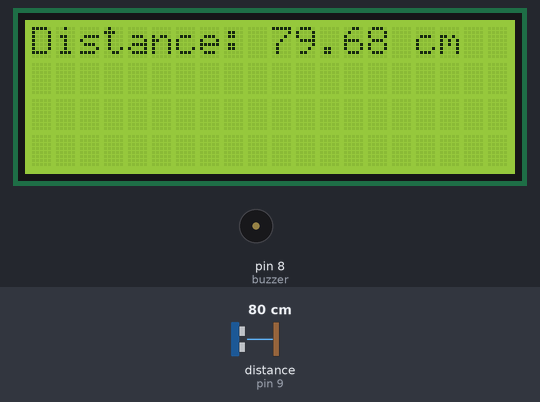
This sketch was run on a simulated Arduino Uno, built with avr-gcc and run on an emulated ATmega328P. On the bench: 20×4 character LCD, buzzer (waves = sounding, pin HIGH). Wiring (inferred from the names in the program): ultrasonic range finder: trigger pin 10; echo pin 9. The inputs (shaded band) are chosen by the test bench; at power-on: distance to the obstacle (sensor on pin 9) 80 cm. The echo pulse lasts 58.3 µs per cm; pins used as bus, display or sensor lines are not drawn; what the sketch prints to the serial monitor is not drawn.

Above: at 1.2 s.
1.3 s: distance to the obstacle (sensor on pin 9) set to 24 cm
At 1.87 s:
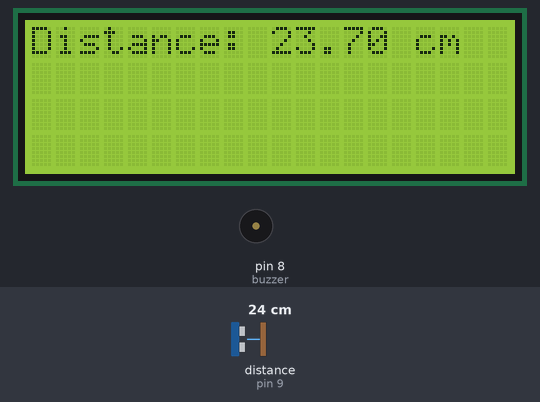
2.9 s: distance to the obstacle (sensor on pin 9) set to 19 cm
At 4.4 s:
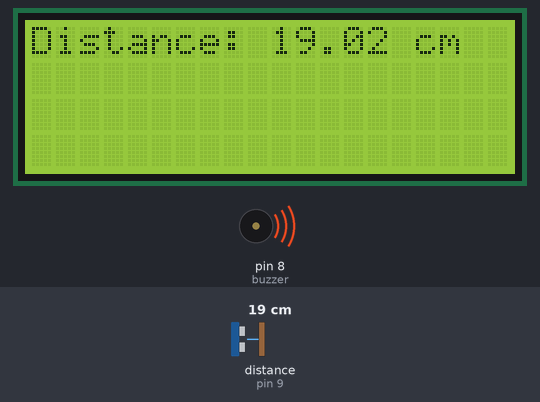
5.9 s: distance to the obstacle (sensor on pin 9) set to 2 cm
At 8.3 s:
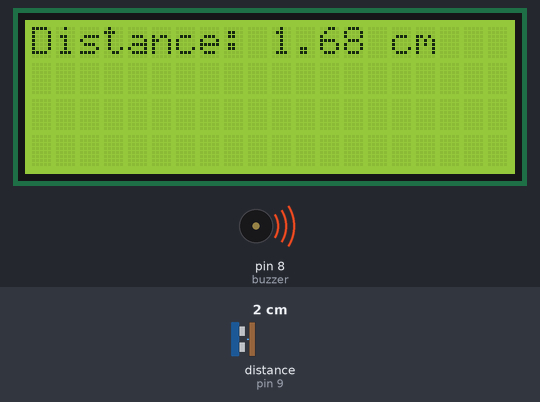
8.7 s: distance to the obstacle (sensor on pin 9) set to 120 cm
At 10.0 s:
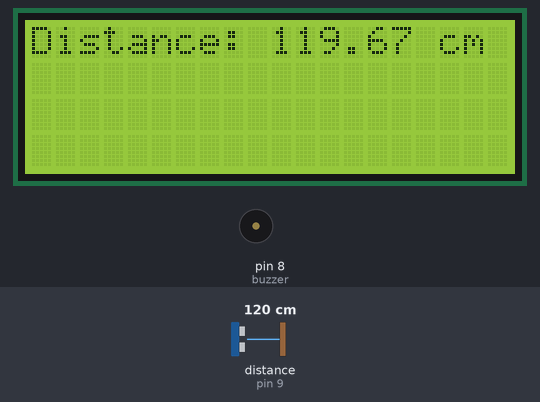
10.4 s: distance to the obstacle (sensor on pin 9) set to 4 cm
At 11.8 s:
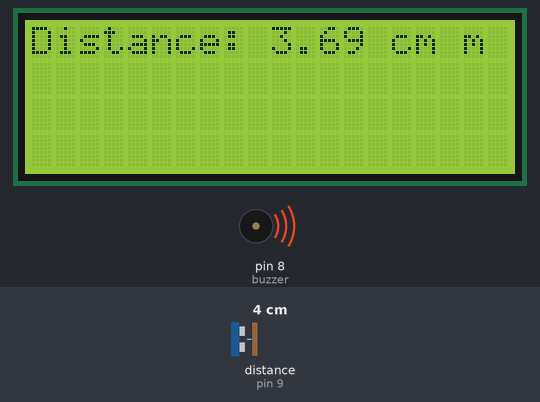
Timing chart, 0 to 13.2 s (numbered marks = the images above; inputs shaded):
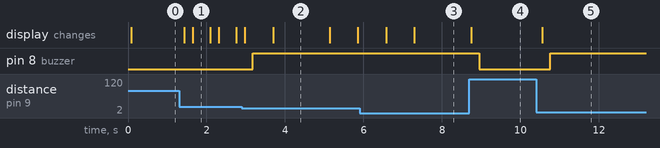

Measured:
- the behaviour switches between 21 and 20 cm on distance to the obstacle (sensor on pin 9) (found by bisection; images 1 and 2)
- after the input at 1.3 s, the display: first changes after 0.13 s (image 1 shows a later state)
- after the input at 2.9 s, pin 8 (buzzer): LOW → HIGH after 0.28 s; the display: first changes after 0.08 s (image 2 shows a later state)
- after the input at 5.9 s, the display: first changes after 0.68 s (image 3 shows a later state)
- after the input at 8.7 s, pin 8 (buzzer): HIGH → LOW after 0.24 s; the display: changes at once (image 4)
- after the input at 10.4 s, pin 8 (buzzer): LOW → HIGH after 0.36 s; the display: changes after 0.16 s (image 5)
- what the display in image 1 shows lasts 0.4 s, from 1.7 s to 2.1 s

The sketch:

Ultrasonic_sensor_with_LCD.ino
```cpp
//https://www.youtube.com/watch?v=qIHbL_xOWgY
//Visit above link and support us on Youtube

const int trigPin = 10;
const int echoPin = 9;
const int buzzer = 8;
#include <LiquidCrystal_I2C.h>
LiquidCrystal_I2C lcd(0x27,20,4);

float duration, distance;

void setup() {
  lcd.init();
  lcd.backlight();
  pinMode(buzzer, OUTPUT);
  pinMode(trigPin, OUTPUT);
  pinMode(echoPin, INPUT);
  Serial.begin(9600);
}

void loop() {
  digitalWrite(trigPin, LOW);
  delayMicroseconds(2);
  digitalWrite(trigPin, HIGH);
  delayMicroseconds(10);
  digitalWrite(trigPin, LOW);

  duration = pulseIn(echoPin, HIGH);
  distance = (duration*.0343)/2;
  Serial.print("Distance: ");
  Serial.print(distance);
  Serial.println("  cm ");
  lcd.setCursor(0,0);
  lcd.print("Distance: ");
  lcd.print(distance);
  lcd.print(" cm ");
  delay(200);


  if(distance<=20){
    digitalWrite(buzzer,HIGH);
    delay(500);
  }else{
    digitalWrite(buzzer,LOW);
  }
}
```
